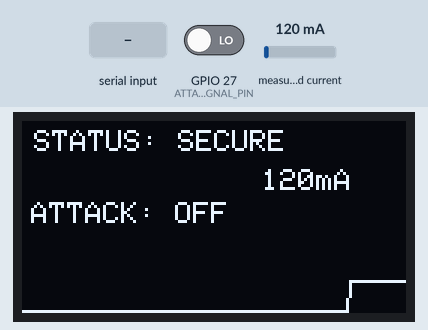
Simulated run of this sketch. Board: ESP32. Shown: 128×64 one-colour display. Inputs (shaded band) come from the test bench; at power-on: GPIO 27 (ATTACK_SIGNAL_PIN) LOW, measured current 120 mA. Random numbers use the default seed unless the sketch sets one; what the sketch prints to the serial monitor is not drawn.

Above: at 3.7 s.
3.8 s: GPIO 27 (ATTACK_SIGNAL_PIN) driven HIGH
At 4.23 s:
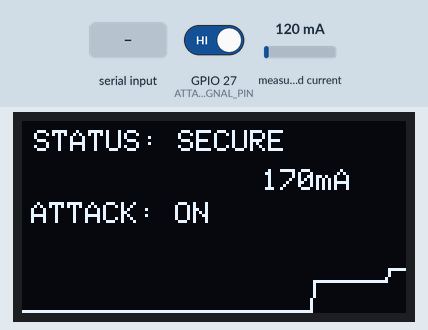
6.4 s: "1" received over Serial
At 6.63 s:
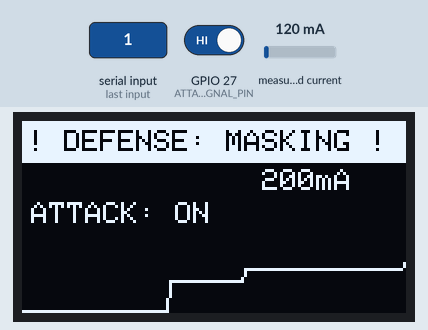
8.8 s: measured current set to 40 mA
At 9.04 s:
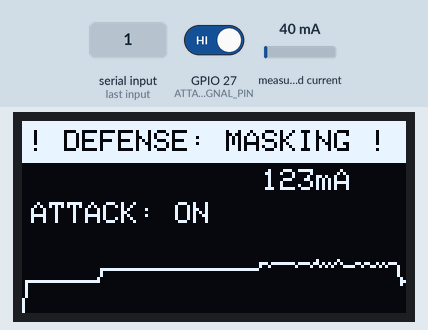
10.3 s: GPIO 27 (ATTACK_SIGNAL_PIN) driven LOW
At 10.54 s:
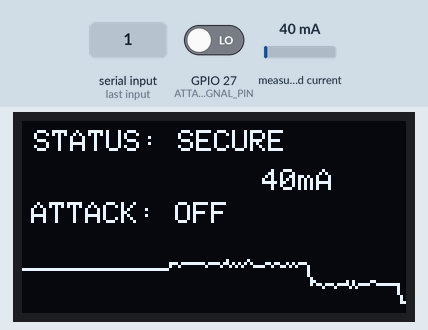
11.8 s: "1" received over Serial
At 12.04 s:
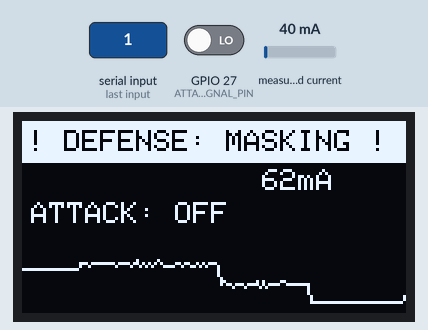
14.2 s: measured current set to 500 mA
At 14.44 s:
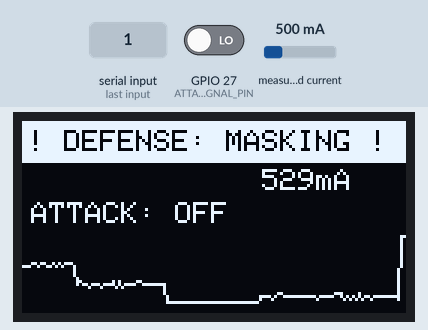
Timing chart, 0 to 16.7 s (numbered marks = the images above; inputs shaded):
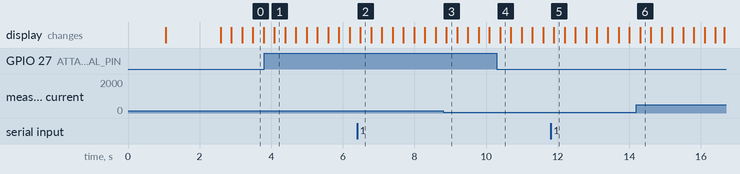

The sketch:

Main_ESP32_Target_Detector.ino
```cpp
#include <Wire.h>
#include <Adafruit_INA219.h>
#include <Adafruit_GFX.h>
#include <Adafruit_SSD1306.h>
#include <math.h>

// =====================================================
// OPTIONAL HARDWARE POWER MASKING VERSION
// (If you want the ESP32 itself to run dynamic math loops
//  and current jitter when attack is detected)
// =====================================================

#define SDA_PIN 21
#define SCL_PIN 22
#define SCREEN_WIDTH 128
#define SCREEN_HEIGHT 64
#define OLED_RESET -1
#define OLED_ADDRESS 0x3C

Adafruit_SSD1306 display(SCREEN_WIDTH, SCREEN_HEIGHT, &Wire, OLED_RESET);
Adafruit_INA219 ina219;

#define ATTACK_SIGNAL_PIN 27
#define ATTACK_INCREASE_MA 50.0

#define GRAPH_SIZE 128
float currentData[GRAPH_SIZE];
int dataIndex = 0;

bool attackerActive = false;
bool aiAnomaly = false;
float dummyMask = 0.0;
unsigned long lastSample = 0;

void drawOLED(float realCurrent, float displayedCurrent);

void setup() {
  Serial.begin(115200);
  delay(1000);

  Wire.begin(SDA_PIN, SCL_PIN);
  pinMode(ATTACK_SIGNAL_PIN, INPUT_PULLDOWN);

  if (!display.begin(SSD1306_SWITCHCAPVCC, OLED_ADDRESS)) {
    Serial.println("OLED_ERROR");
    while (true) delay(1000);
  }

  if (!ina219.begin()) {
    Serial.println("INA219_ERROR");
    while (true) delay(1000);
  }

  ina219.setCalibration_32V_2A();

  for (int i = 0; i < GRAPH_SIZE; i++) currentData[i] = 0;

  display.clearDisplay();
  display.setTextColor(SSD1306_WHITE);
  display.setTextSize(1);
  display.setCursor(10, 25);
  display.println("AI-SCA READY");
  display.display();

  Serial.println("SYSTEM_READY");
  delay(1500);
}

void loop() {
  if (millis() - lastSample < 50) return;
  lastSample = millis();

  bool signalState = digitalRead(ATTACK_SIGNAL_PIN);
  if (signalState != attackerActive) {
    attackerActive = signalState;
    if (attackerActive) {
      Serial.println("ATTACK_ON");
    } else {
      Serial.println("ATTACK_OFF");
      aiAnomaly = false;
    }
  }

  float realCurrent = ina219.getCurrent_mA();
  float displayedCurrent = realCurrent;

  if (attackerActive) {
    displayedCurrent += ATTACK_INCREASE_MA;
  }

  // Active Power Masking: Change current again when anomaly occurs
  if (aiAnomaly) {
    for (int j = 0; j < random(500, 1500); j++) {
      dummyMask += sin(j * 0.05) * cos(j * 0.02) + sqrt(j + 1.0);
    }
    displayedCurrent += random(15, 35);
  }

  currentData[dataIndex] = displayedCurrent;
  dataIndex = (dataIndex + 1) % GRAPH_SIZE;

  Serial.println(displayedCurrent, 2);

  while (Serial.available() > 0) {
    char c = Serial.read();
    if (c == '1') aiAnomaly = true;
    if (c == '0') aiAnomaly = false;
  }

  drawOLED(realCurrent, displayedCurrent);
}

void drawOLED(float realCurrent, float displayedCurrent) {
  display.clearDisplay();
  if (aiAnomaly) {
    display.fillRect(0, 0, 128, 14, SSD1306_WHITE);
    display.setTextColor(SSD1306_BLACK, SSD1306_WHITE);
    display.setTextSize(1);
    display.setCursor(2, 3);
    display.print("! DEFENSE: MASKING !");
  } else {
    display.setTextColor(SSD1306_WHITE);
    display.setTextSize(1);
    display.setCursor(4, 3);
    display.print("STATUS: SECURE");
  }

  display.setTextColor(SSD1306_WHITE);
  display.setCursor(80, 16);
  display.print((int)displayedCurrent);
  display.print("mA");

  display.setCursor(3, 27);
  display.print(attackerActive ? "ATTACK: ON" : "ATTACK: OFF");

  int graphTop = 38;
  int graphBottom = 63;
  for (int i = 0; i < GRAPH_SIZE - 1; i++) {
    int idx1 = (dataIndex + i) % GRAPH_SIZE;
    int idx2 = (dataIndex + i + 1) % GRAPH_SIZE;
    float v1 = constrain(currentData[idx1], 0, 300);
    float v2 = constrain(currentData[idx2], 0, 300);
    int y1 = map((int)v1, 0, 300, graphBottom, graphTop);
    int y2 = map((int)v2, 0, 300, graphBottom, graphTop);
    display.drawLine(i, y1, i + 1, y2, SSD1306_WHITE);
  }
  display.display();
}
```
